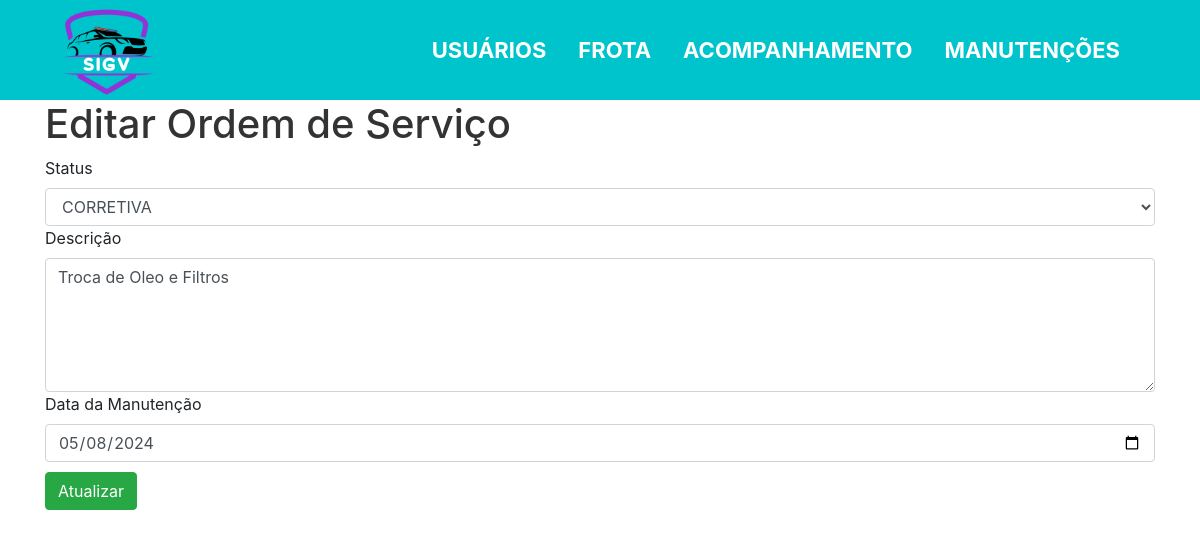
Screenshot of /SIGV/editar_manutencao.php?id=1 (signed in) with the database file from the repository.
### tables this page shows
CREATE TABLE `manutencoes` (
  `id` int(11) NOT NULL,
  `id_viatura` int(11) DEFAULT NULL,
  `id_usuario` int(11) DEFAULT NULL,
  `id_tipo_manutencao` int(11) DEFAULT NULL,
  `descricao` text DEFAULT NULL,
  `status` tinyint(4) NOT NULL DEFAULT 0,
  `dt_revisao` date NOT NULL,
  `dt_criacao` date NOT NULL
);

### SIGV/editar_manutencao.php (the view, shortened to what this page needs)
<?php
include ("conexao.php");
$tipo_manutencao = $descricao = $dt_manutencao = "";
if (isset($_GET['id'])) {
    $id_manutencao = $_GET['id'];
    $sql_select = "SELECT id_tipo_manutencao, descricao, dt_revisao FROM manutencoes WHERE id = ?";
    $stmt_select = $mysqli->prepare($sql_select);
    $stmt_select->bind_param("i", $id_manutencao);
    $stmt_select->execute();
    $stmt_select->bind_result($tipo_manutencao, $descricao, $dt_manutencao);
} else {
    header("Location: manutencoes.php");
    exit;
}
?>
<!DOCTYPE html>
<html lang="pt-br">
<head>
    <link rel="stylesheet" href="assets/css/style.css">
    <link rel="stylesheet" href="https://cdn.jsdelivr.net/npm/bootstrap@4.6.2/dist/css/bootstrap.min.css"
>
</head>
<body>
    <header>
        <nav class="navbar navbar-expand-lg">
            <div class="container-fluid p-5">
                <a class="navbar-brand" href="bem-vindo.php"><img src="assets/imagens/logo.png" alt="Logo" width="90"
                        height="90" class="d-inline-block align-text-top"></a>
                <ul class="nav menu">
                    <li class="nav-item">
                        <a class="nav-link" aria-current="page" href="usuarios.php">USUÁRIOS</a>
                    </li>
                    <li class="nav-item">
                        <a class="nav-link" href="viaturas.php">FROTA</a>
                    </li>
                    <li class="nav-item">
                        <a class="nav-link" href="acompanhamentos.php">ACOMPANHAMENTO</a>
                    </li>
                    <li class="nav-item">
                        <a class="nav-link" href="manutencoes.php">MANUTENÇÕES</a>
                    </li>
                </ul>
            </div>
        </nav>
    </header>
    <div class="container">
        <div class="cardLogin">
            <h1>Editar Ordem de Serviço</h1>
            <form action="" method="POST">
                <div>
                    <label>Status</label>
                    <select class="form-control" id="id_tipo_manutencao" name="id_tipo_manutencao" required>
                                <option value="2"<?php if ($tipo_manutencao == 2)
                            echo 'selected'; ?>>CORRETIVA</option>
                            </select>
                </div>
                <div>
                    <label>Descrição</label>
                    <textarea class="form-control" rows="5" name="descricao"><?php echo $descricao; ?></textarea>
                </div>
                <div>
                    <label>Data da Manutenção</label>
                    <input type="date" class="form-control" id="data_manutencao" name="data_manutencao" value="<?php echo $dt_manutencao; ?>">
                </div>
                <div style="padding-top: 10px;">
                    <button class="btn btn-forms btn-success" type="submit">Atualizar</button>
                </div>
            </form>
        </div>
    </div>
</body>
</html>

### SIGV/assets/css/style.css (style rules this page uses)
* { padding: 0; margin: 0; }
.navbar { background-color: #00C4CC !important; max-height: 100px; }
.nav-link { color: #fff !important; }
.menu { font-family: 'Inter', sans-serif; font-size: 22px; font-weight: bold; }
body { margin: 0; padding: 0; background-color: #f0f0f0; font-family: Arial, sans-serif; height: 100vh; }
header { width: 100%; }
h1 { font-size: 2em; color: #333; }

### rows the page displays
manutencoes: id_tipo_manutencao "CORRETIVA", descricao "Troca de Oleo e Filtros", data_manutencao "05/08/2024"
